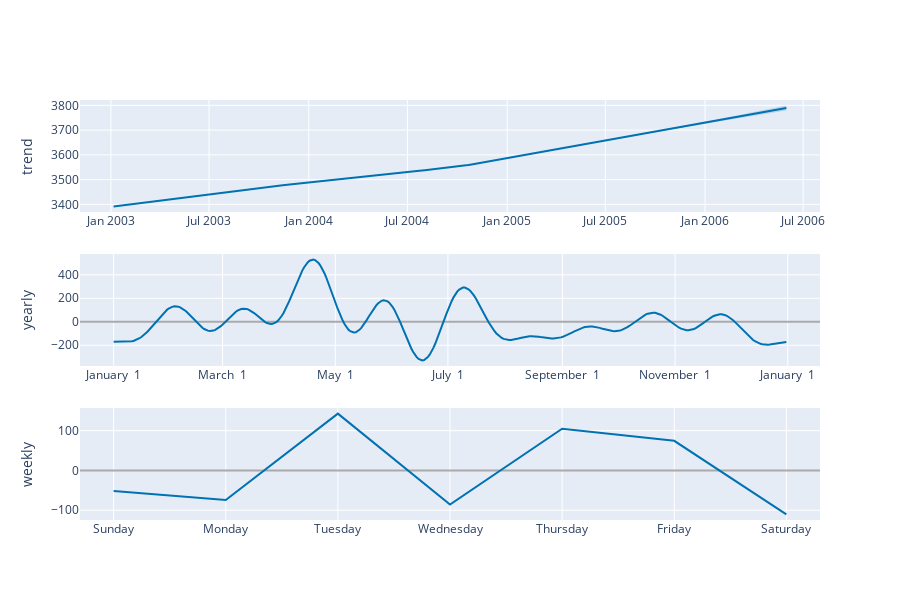

The cell this chart's notebook holds for it:
### Code cell
plot_components_plotly(m, forecast)

### Figure 1 — Plotly figure (JSON) as saved in the notebook; plotly's stock layout.template omitted (floating-point values rounded to 4 significant figures; data arrays with more than 128 entries replaced by an {"elided": "..."} marker saying what was removed)
{"data": [{"line": {"color": "#0072B2", "width": 2}, "mode": "lines", "name": "trend", "type": "scatter", "x": {"elided": "617 str values"}, "xaxis": "x", "y": {"elided": "617 float values"}, "yaxis": "y"}, {"line": {"color": "rgba(0, 114, 178, 0.2)", "width": 0}, "mode": "lines", "name": "trend_upper", "type": "scatter", "x": {"elided": "617 str values"}, "xaxis": "x", "y": {"elided": "617 float values"}, "yaxis": "y"}, {"fill": "tonexty", "fillcolor": "rgba(0, 114, 178, 0.2)", "line": {"color": "rgba(0, 114, 178, 0.2)", "width": 0}, "mode": "lines", "name": "trend_lower", "type": "scatter", "x": {"elided": "617 str values"}, "xaxis": "x", "y": {"elided": "617 float values"}, "yaxis": "y"}, {"line": {"color": "#0072B2", "width": 2}, "mode": "lines", "name": "yearly", "type": "scatter", "x": {"elided": "365 str values"}, "xaxis": "x2", "y": {"elided": "365 float values"}, "yaxis": "y2"}, {"line": {"color": "#0072B2", "width": 2}, "mode": "lines", "name": "weekly", "type": "scatter", "x": ["2017-01-01T00:00:00", "2017-01-02T00:00:00", "2017-01-03T00:00:00", "2017-01-04T00:00:00", "2017-01-05T00:00:00", "2017-01-06T00:00:00", "2017-01-07T00:00:00"], "xaxis": "x3", "y": [-51.67, -74.27, 142.8, -85.53, 104.7, 74.4, -110.4], "yaxis": "y3"}], "layout": {"height": 600, "showlegend": false, "width": 900, "xaxis": {"anchor": "y", "domain": [0, 1], "range": ["2002-11-04T22:48:00", "2006-08-01T01:12:00"], "type": "date"}, "xaxis2": {"anchor": "y2", "domain": [0, 1], "range": ["2016-12-13T18:54:02.958904", "2018-01-18T11:04:57.863013"], "tickformat": "%B %e", "type": "date"}, "xaxis3": {"anchor": "y3", "domain": [0, 1], "range": ["2016-12-31T16:48:00", "2017-01-07T07:12:00"], "tickformat": "%A", "type": "date"}, "yaxis": {"anchor": "x", "domain": [0.7333, 1], "rangemode": "normal", "title": {"text": "trend"}, "zerolinecolor": "#AAA"}, "yaxis2": {"anchor": "x2", "domain": [0.3667, 0.6333], "title": {"text": "yearly"}, "zerolinecolor": "#AAA"}, "yaxis3": {"anchor": "x3", "domain": [0, 0.2667], "title": {"text": "weekly"}, "zerolinecolor": "#AAA"}}}
